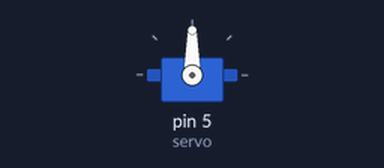
Bench run of a sketch on a simulated Arduino Uno, built with avr-gcc and run on an emulated ATmega328P. Shown: servo.

Above: at 2.05 s.
At 6.0 s:
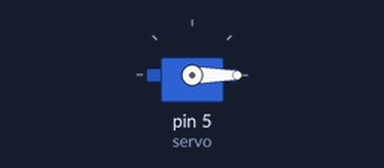
Timing chart, 0 to 7.2 s (numbered marks = the images above):
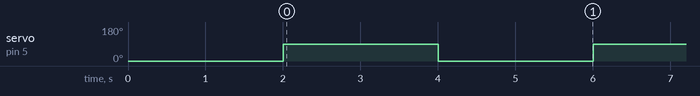

Measured:
- by itself, servo on pin 5 (servo): alternates 90° for 2.0 s and 0° for 2.0 s

The sketch:

servo_test.ino
```cpp
#include <Servo.h>

Servo servo;
void setup() {
  // put your setup code here, to run once:
  servo.attach(5);
  servo.write(0);

  delay(2000);
}

void loop() {
  // put your main code here, to run repeatedly:
  servo.write(90);

  delay(2000);

  servo.write(0);

  delay(2000);
}
```
